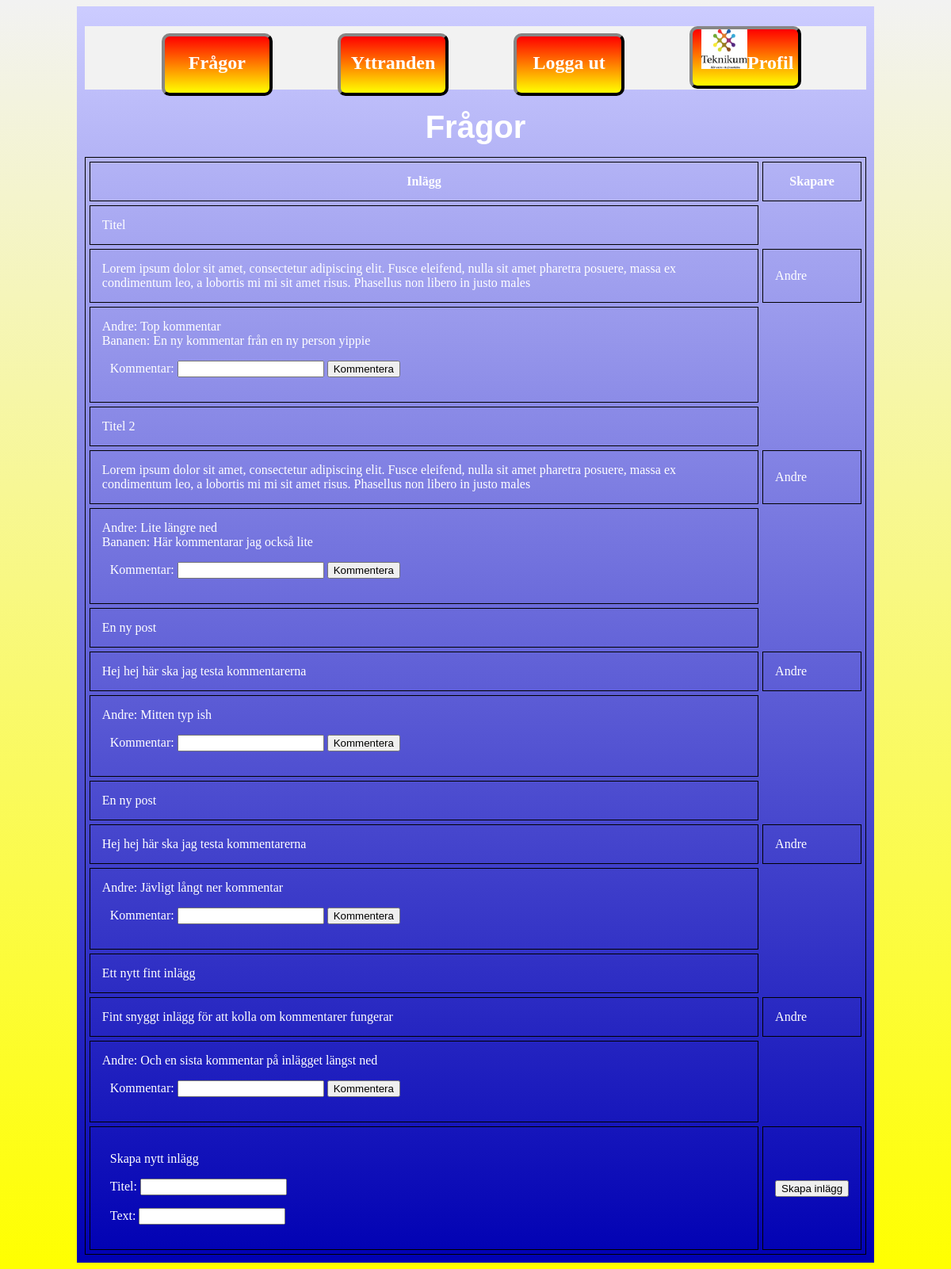
Page /htdocs/html/index.php (signed in) on the committed database.
### tables this page shows
CREATE TABLE `posts` (
  `PostID` int(30) NOT NULL,
  `skapare` int(10) NOT NULL,
  `titel` varchar(50) NOT NULL,
  `text` varchar(200) NOT NULL
);

CREATE TABLE `users` (
  `UserID` int(10) UNSIGNED NOT NULL,
  `username` varchar(20) NOT NULL,
  `password` varchar(100) NOT NULL,
  `bio` varchar(100) NOT NULL,
  `profilbild` varchar(50) NOT NULL,
  `status` int(10) NOT NULL
);

CREATE TABLE `kommentarer` (
  `KommentarID` int(100) NOT NULL,
  `PostID` int(11) NOT NULL,
  `UserID` int(11) NOT NULL,
  `text` varchar(100) NOT NULL
);

### htdocs/html/index.php (called while the page is built, shortened)
<?php
 require "../php/Templates/Template_index.php";
?>

### htdocs/php/Templates/Template_index.php (the view, shortened to what this page needs)
<?php
include"Connect.php";
$sql= "SELECT * FROM posts";
	$respost = $dbh->prepare($sql);
	$respost->execute();
	$resultpost =$respost->get_result();
?>
<!DOCTYPE html>
<html lang="sv">
  <head>
		 <link rel="stylesheet" href="../../html/css/stilmall.css">
	</head>
  <body id="index">
    <div id="wrapper">
			<main>
				<?php
				 require "../php/Meny.php";
				 require "../php/Header.php";
				?>
<table>
  <tr>
    <th>Inlägg</th>
    <th>Skapare</th>
  </tr>
  <?php
  while($row = $resultpost->fetch_assoc()) {
	$sql2= "SELECT username FROM users WHERE UserID=?";
	$res2 = $dbh->prepare($sql2);
	$res2->bind_param("i", $row['skapare']);
	$res2->execute();
	$result2 =$res2->get_result();
	$name = $result2->fetch_assoc();
	$name = $name['username'];
echo <<<Nyttinlagg
	<tr> <td>
	{$row['titel']}
	</td></tr>
	<tr><td>
    {$row['text']}
	</td><td>
	{$name}
	</td></tr>
Nyttinlagg;
	$sql= "SELECT * FROM kommentarer WHERE PostID=?";
	$reskommentar = $dbh->prepare($sql);
	$reskommentar->bind_param("i", $row['PostID']);
	$reskommentar->execute();
	$resultkommentar =$reskommentar->get_result();
	echo "<tr><td>";
	while($rowkommentar = $resultkommentar->fetch_assoc()) {
	$sqltemp = "SELECT username FROM users WHERE UserID=?";
	$restemp = $dbh->prepare($sqltemp);
	$restemp->bind_param("i", $rowkommentar['UserID']);
	$restemp->execute();
	$resulttemp =$restemp->get_result();
	$name = $resulttemp->fetch_assoc();
		echo $name['username']; echo": "; echo $rowkommentar['text'];
		echo "<br>";
	}
	if(isset($_SESSION['username'])) {
		echo <<<Nykommentar
	<form action="index.php" method="post">
	<p><label for="text">Kommentar:</label>
	<input type="text" id="Kommentar" name="Kommentar{$row['PostID']}">
	<input type="hidden" id="PostID" name="PostID" value={$row['PostID']}>
	<input type="submit" value="Kommentera">
Nykommentar;
	}
  echo "</td></tr>";
	}
if(isset($_SESSION['username'])) {
	echo <<<NyPost
	<form action="index.php" method="post">
	<tr> <td>
	<p>Skapa nytt inlägg</p>
	<p><label for="text">Titel:</label>
	<input type="text" id="Titel" name="Titel">
    <p><label for="text">Text:</label>
	<input type="text" id="Text" name="Text">
	</td>
    <td>
	<input type="submit" value="Skapa inlägg">
	</td>
NyPost;
}
 ?>
</table>
			</main>
		</div>
  </body>
</html>

### htdocs/html/css/stilmall.css (style rules this page uses)
body { background:#f2f2f2; background: linear-gradient(#f2f2f2, yellow); background-repeat:no-repeat; }
p { padding-left:10px; }
table, th, td { border: 1px solid black; }
th, td { padding: 15px; }
table { border-spacing: 5px; }
#wrapper { width:85%; margin:0 auto; background:#ccccff; background: linear-gradient(#ccccff, #0000b3); color:white; }
main { padding:10px; color:white; }
main:after { content:""; display:block; clear:both; }

### rows in the picture
posts: titel "Titel", text "Lorem ipsum dolor sit amet, consectetur adipiscing elit. Fusce eleifend, nulla sit amet pharetra posuere, massa ex condimentum leo, a lobortis mi mi sit amet risus. Phasellus non libero in justo males", users.username "Andre"
kommentarer: UserID.username "Andre", text "Top kommentar"
kommentarer: UserID.username "Bananen", text "En ny kommentar från en ny person yippie"
posts: titel "Titel 2", text "Lorem ipsum dolor sit amet, consectetur adipiscing elit. Fusce eleifend, nulla sit amet pharetra posuere, massa ex condimentum leo, a lobortis mi mi sit amet risus. Phasellus non libero in justo males", users.username "Andre"
kommentarer: UserID.username "Andre", text "Lite längre ned"
kommentarer: UserID.username "Bananen", text "Här kommentarar jag också lite"
posts: titel "En ny post", text "Hej hej här ska jag testa kommentarerna", users.username "Andre"
kommentarer: UserID.username "Andre", text "Mitten typ ish"
posts: titel "En ny post", text "Hej hej här ska jag testa kommentarerna", users.username "Andre"
kommentarer: UserID.username "Andre", text "Jävligt långt ner kommentar"
posts: titel "Ett nytt fint inlägg", text "Fint snyggt inlägg för att kolla om kommentarer fungerar", users.username "Andre"
kommentarer: UserID.username "Andre", text "Och en sista kommentar på inlägget längst ned"

### other values in the picture
$h1 "Frågor"
